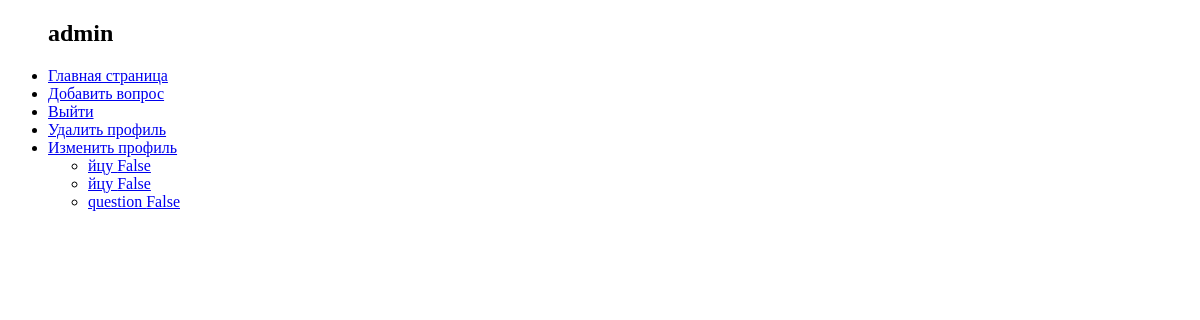
Before: /polls/ (signed in) with the older database file.
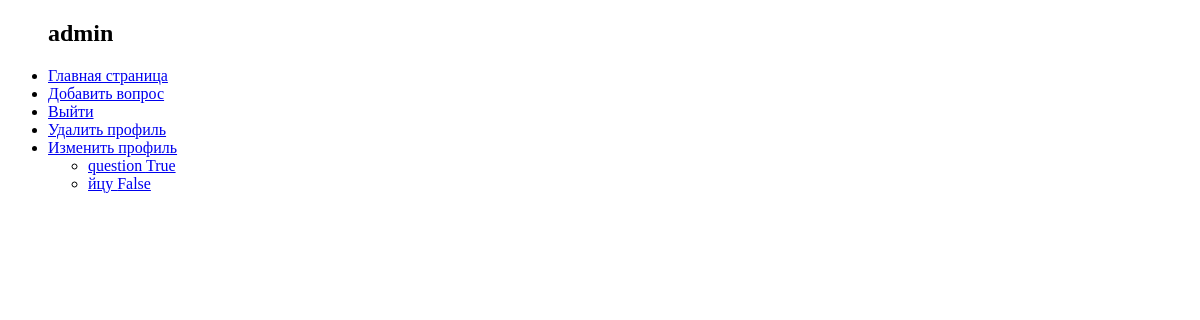
After: the same page with the newer database file.
### polls/models.py (models this page shows, shortened)
class User(AbstractUser):
    avatar = models.ImageField("аватар", upload_to="images/avatars")
    class Meta(AbstractUser.Meta):
        pass

class Question(models.Model):
    question_text = models.CharField(max_length=200)
    description = models.TextField("Описание вопроса")
    pub_date = models.DateTimeField('date published',default=datetime.datetime.now())
    votes = models.IntegerField(default=0)
    pic = models.ImageField("картинка поста", upload_to="images/pics", null=True, blank=True)
    num_of_questions = models.IntegerField(null=False, default=3)
    def was_published_recently(self):
        return self.pub_date >= timezone.now() - datetime.timedelta(days=1)

### polls/views.py (the view)
# urls.py: path('', views.IndexView.as_view(), name='index'),
class IndexView(generic.ListView):
    template_name = 'polls/index.html'
    context_object_name = 'latest_question_list'
    def get_queryset(self):
        return Question.objects.order_by('-pub_date')

### polls/templates/polls/index.html
{% extends "base_generic.html" %}
{%block content%}
{% if latest_question_list %}
<ul>
    {% if user.is_staff %}
        {% for question in latest_question_list %}
        <li><a href="{% url 'detail' question.id %}">{{question.question_text}} {{question.was_published_recently}}</a> </li>
        {% endfor %}
    {% else%}
        {% for question in latest_question_list %}
        {% if question.was_published_recently %}
        <li><a href="{% url 'detail' question.id %}">{{question.question_text}} {{question.was_published_recently}}</a> </li>
        {%endif%}
        {% endfor %}
    {%endif%}
</ul>
    {% else %}
     <p>
         Нет вопросов!
     </p>
{% endif %}
{%endblock%}

### polls/templates/base_generic.html (shortened to what this page needs)
{%load static%}
<!DOCTYPE html>
<html lang="ru">
<head>
    <link rel="stylesheet" href="{% static 'css/style.css'%}">
</head>
<body>
    <div>
        <ul>
            <header>
                <nav class="asd">
                    {% if user.is_authenticated%}
                    <h1>{{user.username}}</h1>
                    <li><a href="{%url 'index' %}">Главная страница</a></li>
                    <li><a href="{%url 'add_question' %}">Добавить вопрос</a></li>
                    <li><a href="{% url 'logout' %}">Выйти</a></li>
                    <li><a href="{% url 'delete' user.id %}">Удалить профиль</a></li>
                    <li><a href="{% url 'update' user.id %}">Изменить профиль</a></li>
                    {%else%}
                    <li><a href="{% url 'login' %}">Войти</a></li>
                    <li><a href="{%url 'reg'%}">Зарегистрироваться</a></li>
                    {%endif%}
                </nav>
            </header>
            {%block content%}{%endblock%}
        </ul>
    </div>
</body>
</html>

Changed rows visible on the page:
removed Question: question_text "йцу", was_published_recently "False"
changed Question "question": was_published_recently "False" → "True"; moves up the list
